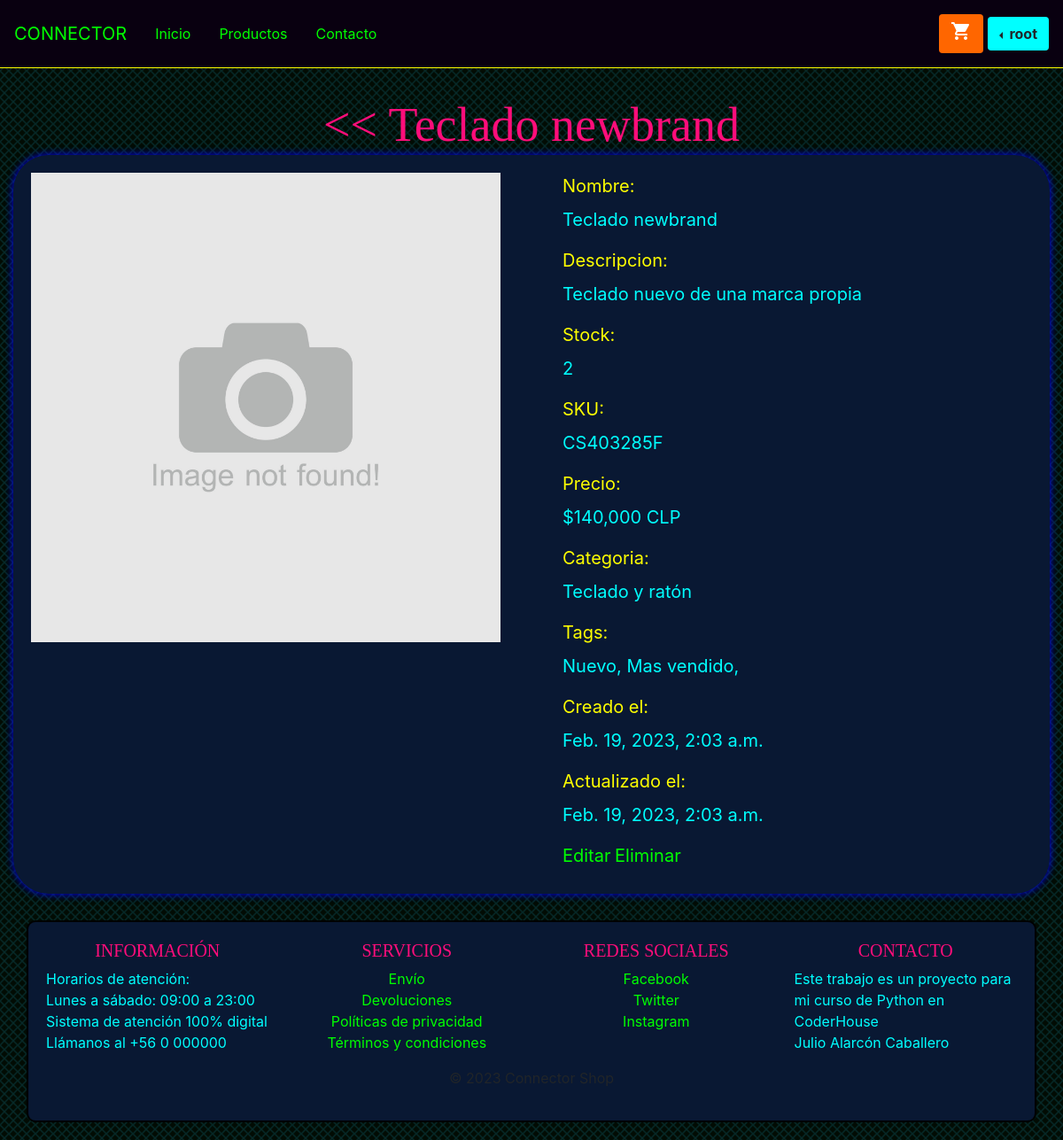
Page /article/6/ (signed in) on the committed database.
### connectorshop/models.py (models this page shows, shortened)
class Article(models.Model):
    title = models.CharField(max_length=200)
    sku = models.CharField(max_length=50, default='0')
    price = models.IntegerField(default=0)
    stock = models.IntegerField(default=0)
    description = models.TextField(blank=True)
    image = models.ImageField(upload_to='images/', default='images/nullproduct.jpg')
    category = models.ManyToManyField(Category)
    tag = models.ManyToManyField(Tag)
    published = models.BooleanField(default=False)
    created_at = models.DateTimeField(auto_now_add=True)
    updated_at = models.DateTimeField(auto_now=True)

class Category(models.Model):
    name = models.CharField(max_length=200)
    description = models.TextField(blank=True)
    image = models.ImageField(upload_to='categories/')
    highlighted = models.BooleanField(default=False)
    order = models.IntegerField(default=0)
    created_at = models.DateTimeField(auto_now_add=True)
    updated_at = models.DateTimeField(auto_now=True)

class Tag(models.Model):
    name = models.CharField(max_length=50)
    description = models.TextField(blank=True)
    highlighted = models.BooleanField(default=False)
    order = models.IntegerField(default=0)
    created_at = models.DateTimeField(auto_now_add=True)
    updated_at = models.DateTimeField(auto_now=True)

### connectorshop/views.py (the view)
# urls.py: path('article/<int:pk>/', views.article_detail, name='article_detail'),
@superuser_required
def article_detail(request, pk):
    template_name = 'articles/article_detail.html'
    article = get_object_or_404(Article, pk=pk)
    context = {
        'article': article
    }
    return render(request, template_name, context)

### connectorshop/views.py (called while the page is built)
def superuser_required(view_func):
    decorated_view_func = user_passes_test(lambda u: u.is_superuser, login_url='/')(view_func)
    return decorated_view_func

### connectorshop/templates/articles/article_detail.html
{% extends 'base.html' %} {% block content %}
<div class="button-center">
	<a href="{% url 'article_list' %}"><h1> << {{ article.title }}</h1></a>
</div>
<div class="container-fluid centered">
	<div class="card-detail">
		<div class="row">
			<div class="col-md-6" style="width: 600px;">
				<div class="card-body">
					<div class="text-center">
						{% if article.image %}
						<img class="img-fluid" src="{{ article.image.url }}" alt="{{ article.name }}" style="max-height: 600px;"/>
						{% endif %}
					</div>
				</div>
			</div>
			<div class="col-md-6" style="width: 600px;">
				<div class="card-body">
					<label class="text-yellow text-20">Nombre:</label><p class="text-aqua text-20">{{ article.title }}</p>
					<label class="text-yellow text-20">Descripcion:</label><p class="text-aqua text-20">{{ article.description }}</p>
					<label class="text-yellow text-20">Stock:</label><p class="text-aqua text-20">{{ article.stock }}</p>
					<label class="text-yellow text-20">SKU:</label><p class="text-aqua text-20">{{ article.sku }}</p>
					{% load humanize %}
					<label class="text-yellow text-20">Precio:</label><p class="text-aqua text-20">${{ article.price|floatformat:0|intcomma }} CLP</p>
					<label class="text-yellow text-20">Categoria:</label><p class="text-aqua text-20">
						{% for category in article.category.all %}
						{{ category.name }}
						{% endfor %}
					</p>
					<label class="text-yellow text-20">Tags:</label><p class="text-aqua text-20">
						{% for tag in article.tag.all %}
						{{ tag.name }},
						{% endfor %}
					</p>
					<label class="text-yellow text-20">Creado el:</label><p class="text-aqua text-20">{{ article.created_at }}</p>
					<label class="text-yellow text-20">Actualizado el:</label><p class="text-aqua text-20">{{ article.updated_at }}</p>
					<label><a class="text-20" href="{% url 'article_edit' article.id %}">Editar</a></label>
					<label><a class="text-20" href="{% url 'article_delete' article.id %}" onclick="return confirm('¿Estás seguro que quieres eliminar este articulo?');">Eliminar</a></label>
				</div>
			</div>
		</div>
	</div>
</div>
{% endblock %}

### connectorshop/templates/base.html (shortened to what this page needs)
<!DOCTYPE html>
<html lang="en">
	<head>
		<link rel="stylesheet" href="https://cdnjs.cloudflare.com/ajax/libs/animate.css/4.1.1/animate.min.css" />
		<link
			rel="stylesheet"
			href="https://stackpath.bootstrapcdn.com/bootstrap/4.4.1/css/bootstrap.min.css"
		/>
		<link rel="stylesheet" href="https://cdn.jsdelivr.net/npm/sweetalert2@10.2.0/dist/sweetalert2.min.css" />
	</head>
	<body>
		<nav class="navbar navbar-expand-lg py-3">
			<a class="navbar-brand text-orange" href="/products">CONNECTOR</a>
			<a class="nav-link" href="/home">Inicio</a>
			<a class="nav-link" href="/products">Productos</a>
			<a class="nav-link" href="#">Contacto</a>
			<div class="dropdown ml-auto dropleft">
				{% if request.user.is_authenticated %}
				<button class="btn background-orange text-white bold"><i class="material-icons">shopping_cart</i></button>
				<button class="btn dropdown-toggle background-cyan bold" type="button" id="dropdownMenuButton" data-bs-toggle="dropdown" aria-expanded="false">
					{{ user.username }}
				</button>
				{% else %}
				<a class="btn btn-primary text-right" href="{% url 'index' %}">Iniciar sesión</a>
				{% endif %}
			</div>
		</nav>
		<br /><br />
		{% block content %} {% endblock %}
	</body>
	<footer class="footer">
		<div class="container" id="footer_container">
			<div class="row">
				<div class="col-md-3">
					<h5 class="text-uppercase">Información</h5>
					<p class="text-aqua">
						Horarios de atención:<br />Lunes a sábado: 09:00 a 23:00<br />
						Sistema de atención 100% digital<br />Llámanos al +56 0 000000
					</p>
				</div>
				<div class="col-md-3">
					<h5 class="text-uppercase">Servicios</h5>
					<ul class="list-unstyled text-center">
						<li><a href="#">Envío</a></li>
						<li><a href="#">Devoluciones</a></li>
						<li><a href="#">Políticas de privacidad</a></li>
						<li><a href="#">Términos y condiciones</a></li>
					</ul>
				</div>
				<div class="col-md-3">
					<h5 class="text-uppercase">Redes sociales</h5>
					<ul class="list-unstyled text-center">
						<li><a href="#">Facebook</a></li>
						<li><a href="#">Twitter</a></li>
						<li><a href="#">Instagram</a></li>
					</ul>
				</div>
				<div class="col-md-3">
					<h5 class="text-uppercase">Contacto</h5>
					<p class="text-aqua">Este trabajo es un proyecto para mi curso de Python en CoderHouse<br />Julio Alarcón Caballero</p>
				</div>
			</div>
			<div class="row">
				<div class="col text-center">
					<p>&copy; 2023 Connector Shop</p>
				</div>
			</div>
		</div>
	</footer>
</html>
<link rel="stylesheet" type="text/css" href="/media/styles/style_base.css" />

### media/styles/style_base.css (style rules this page uses)
h1, h2, h3, h4, h5 { font-family: Georgia, Times, serif; color: rgb(255, 13, 122); text-align: center; }
h1 { font-size: 54px; }
.button-center { display: flex; justify-content: center; align-items: center; height: 5vh; }
.text-20 { font-size: 20px; }
.card-detail { background-color: #091833; border-radius: 40px; box-shadow: 0px 0px 10px blue; margin: 10px auto; }
body { background-image: url("/media/images/fondo.png"); }
nav { background-color: #090010; border-bottom: 1px solid yellow; }
label { color: yellow; }
a:link { color: #00ff00; }
.text-aqua { color: aqua; }
.text-yellow { color: yellow; }
.text-orange { color: #ff6600; }
.text-white { color: white; }
.background-orange { background-color: #ff6600; }
.background-cyan { background-color: cyan; }
.bold { font-weight: bold; }
li { color: white; }
.container-fluid.centered { display: flex; justify-content: center; align-items: center; }
#footer_container { background-color: #091833; border: 2px solid black; border-radius: 10px; padding: 20px; margin: 20px auto; }

### rows in the picture
Article: title "Teclado newbrand", image (picture), description "Teclado nuevo de una marca propia", stock "2", sku "CS403285F", price "140,000", created_at "Feb. 19, 2023, 2:03 a.m.", updated_at "Feb. 19, 2023, 2:03 a.m."
Category: name "Teclado y ratón"
Tag: name "Nuevo"
Tag: name "Mas vendido"

### other values in the picture
{{ user.username }} "root"
